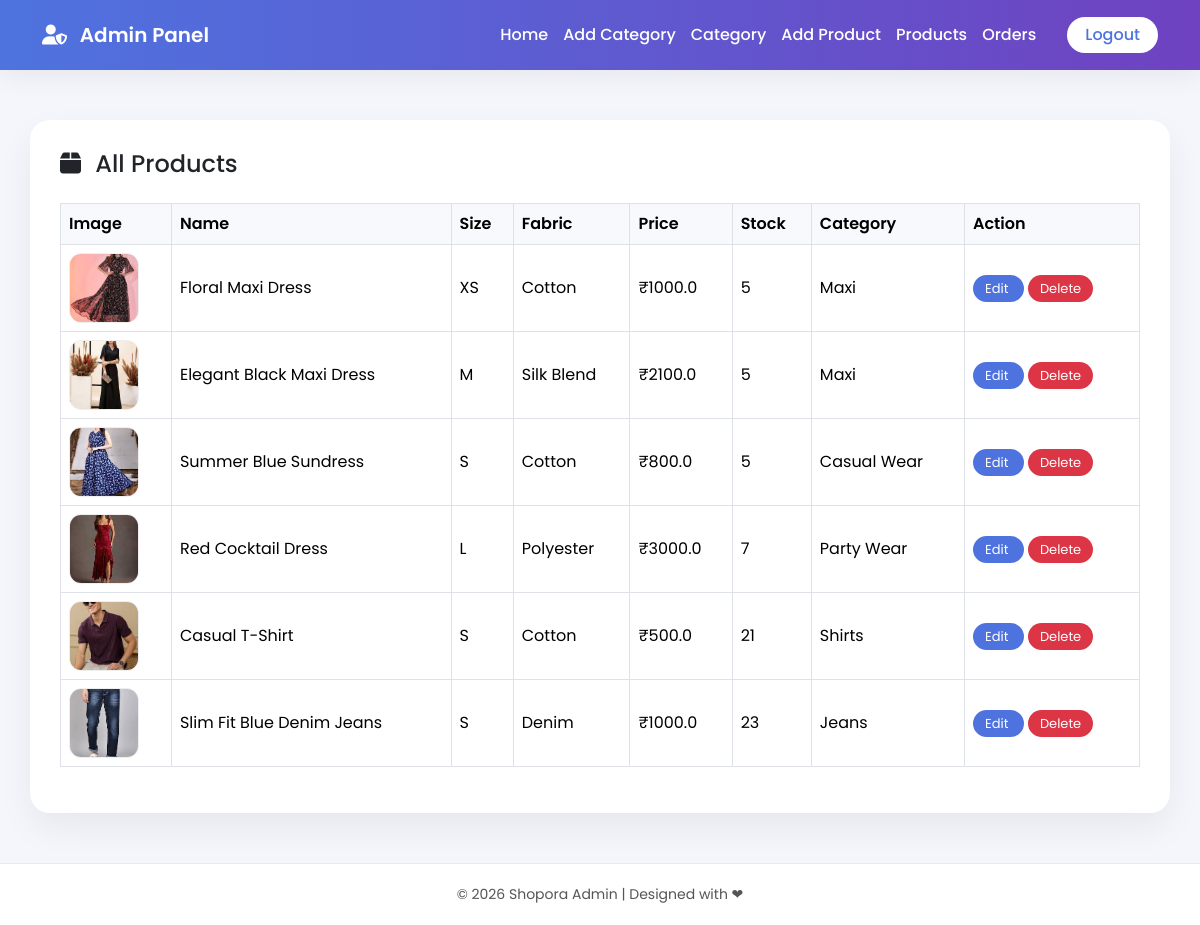
Page /viewproduct on the earlier database version.
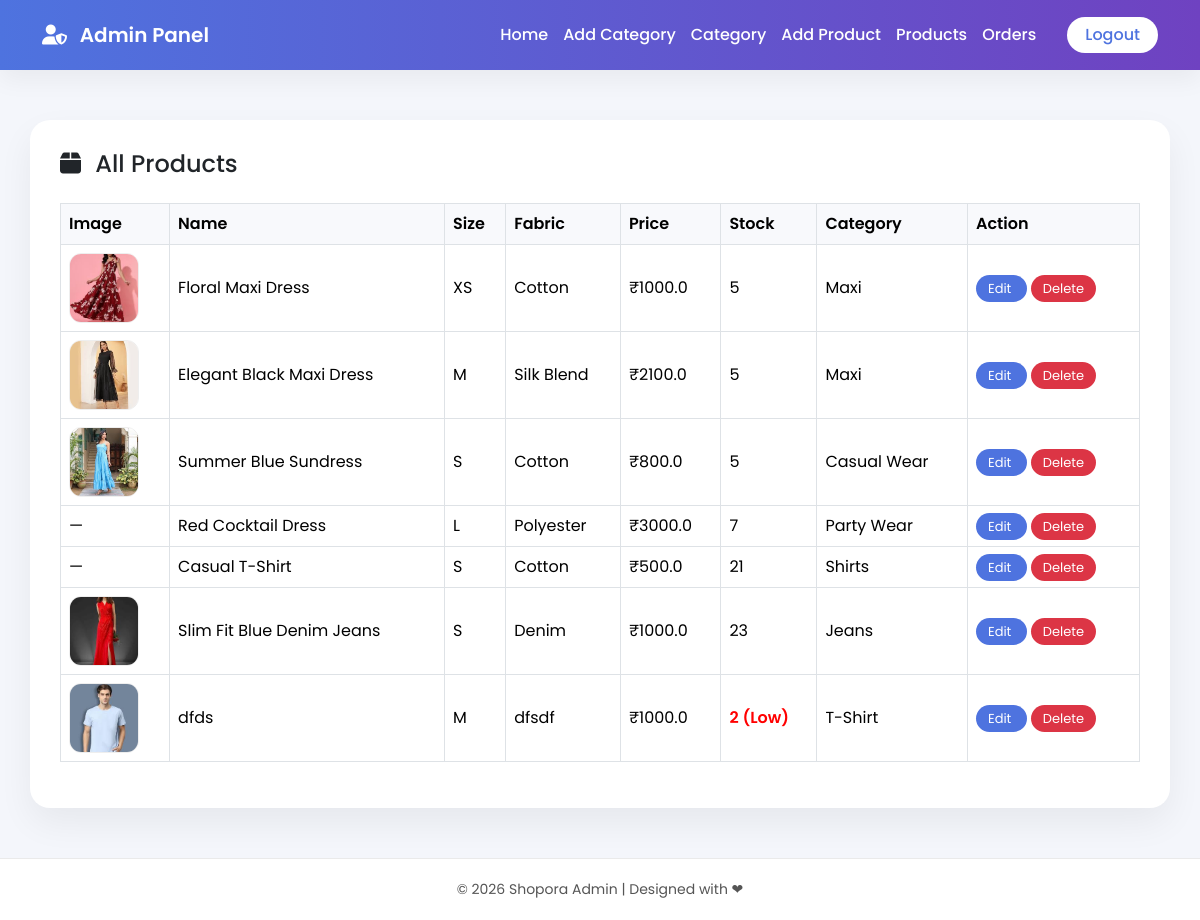
Same page on the later database version.
### siteadmin/models.py (models this page shows, shortened)
class Product(models.Model):
    name = models.CharField(max_length=100)
    size = models.CharField(max_length=100,null=True,blank=True)
    fabric = models.CharField(max_length=100)
    description = models.TextField()
    base_price = models.FloatField()
    stock_quantity = models.PositiveIntegerField()
    categoryid = models.ForeignKey(category, on_delete=models.CASCADE)
    image = models.ImageField(upload_to='products', validators=[validate_jpg],null=True, blank=True)

class category(models.Model):
    cname=models.CharField(max_length=100)
    def __str__(self):
        return self.cname

### siteadmin/views.py (the view)
# urls.py: path('viewproduct',views.viewproduct,name='viewproduct'),
def viewproduct(request):
      n=Product.objects.all()
      p={'n':n}
      return render(request,'admin/productshow.html',p)

### template/admin/productshow.html (shortened to what this page needs)
{% extends 'admin/base.html' %}
{% block content %}
<div class="product-card">
    <h4 class="mb-4">
        <i class="fa-solid fa-box me-2"></i>
        All Products
    </h4>
    <div class="table-responsive">
        <table class="table table-bordered align-middle">
            <thead>
                <tr>
                    <th>Image</th>
                    <th>Name</th>
                    <th>Size</th>
                    <th>Fabric</th>
                    <th>Price</th>
                    <th>Stock</th>
                    <th>Category</th>
                    <th>Action</th>
                </tr>
            </thead>
            <tbody>
                {% for i in n %}
                <tr>
                    <td>
                        {% if i.image %}
                            <img src="{{ i.image.url }}" class="product-img">
                        {% else %}
                            —
                        {% endif %}
                    </td>
                    <td>{{ i.name }}</td>
                    <td>{{ i.size }}</td>
                    <td>{{ i.fabric }}</td>
                    <td>₹{{ i.base_price }}</td>
                    <td>
                        {% if i.stock_quantity < 5 %}
                            <span class="stock-low">
                                {{ i.stock_quantity }} (Low)
                            </span>
                        {% else %}
                            {{ i.stock_quantity }}
                        {% endif %}
                    </td>
                    <td>{{ i.categoryid }}</td>
                    <td>
                        <a href="{% url 'productedit' i.id %}"
                           class="btn-edit me-1">
                            Edit
                        </a>
                        <a href="{% url 'deleteproduct' i.id %}"
                           class="btn-delete"
                           onclick="return confirm('Delete this product?')">
                            Delete
                        </a>
                    </td>
                </tr>
                {% empty %}
                <tr>
                    <td colspan="8" class="text-center">
                        No Products Found
                    </td>
                </tr>
                {% endfor %}
            </tbody>
        </table>
    </div>
</div>
{% endblock %}

### template/admin/base.html (shortened to what this page needs)
<!DOCTYPE html>
<html lang="en">
<head>
    <link href="https://cdn.jsdelivr.net/npm/bootstrap@5.3.2/dist/css/bootstrap.min.css" rel="stylesheet">
    <link rel="stylesheet"
    href="https://cdnjs.cloudflare.com/ajax/libs/font-awesome/6.4.2/css/all.min.css">
</head>
<body>
<nav class="navbar navbar-expand-lg admin-navbar">
    <div class="container">
        <a class="navbar-brand" href="#">
            <i class="fa-solid fa-user-shield me-2"></i>
            Admin Panel
        </a>
        <div class="ms-auto d-flex align-items-center">
            <a href="{% url 'adminhome' %}" class="nav-link">
                Home
            </a>
            <a href="{% url 'add_category' %}" class="nav-link">
                Add Category
            </a>
            <a href="{% url 'view_category' %}" class="nav-link">
                Category
            </a>
            <a href="{% url 'productadd' %}" class="nav-link">
                Add Product
            </a>
            <a href="{% url 'viewproduct' %}" class="nav-link">
                Products
            </a>
            <a href="{% url 'admin_orders' %}" class="nav-link">
                Orders
            </a>
            <a href="{% url 'logoutuser' %}" class="btn btn-logout ms-3">
                Logout
            </a>
        </div>
    </div>
</nav>
<div class="container main-content">
    {% block content %}
    {% endblock %}
</div>
<footer>
    © 2026 Shopora Admin | Designed with ❤
</footer>
</body>
</html>

### template/admin/base.html (style rules this page uses)
body { font-family: 'Poppins', sans-serif; background: #f4f6fb; }
.admin-navbar { background: linear-gradient(90deg, #4e73df, #6f42c1); padding: 15px 0; box-shadow: 0 10px 25px rgba(0,0,0,0.05); }
.admin-navbar .navbar-brand { font-weight: 600; font-size: 20px; color: #fff !important; }
.admin-navbar .nav-link { color: #ffffff !important; font-weight: 500; margin-right: 15px; transition: 0.3s; }
.btn-logout { background: white; color: #4e73df; border-radius: 30px; padding: 6px 18px; font-weight: 500; border: none; }
.main-content { min-height: 80vh; padding: 50px 0; }
footer { background: #ffffff; border-top: 1px solid #eaeaea; padding: 20px 0; text-align: center; color: #555; font-size: 14px; }

### template/admin/productshow.html (style rules this page uses)
.product-card { background: #ffffff; padding: 30px; border-radius: 20px; box-shadow: 0 15px 35px rgba(0,0,0,0.06); }
.table th { background: #f8f9fc; font-weight: 600; }
.product-img { width: 70px; height: 70px; object-fit: cover; border-radius: 12px; border: 1px solid #eee; }
.btn-edit { background: #4e73df; color: white; border-radius: 20px; padding: 4px 12px; font-size: 13px; border: none; text-decoration: none; }
.btn-delete { background: #dc3545; color: white; border-radius: 20px; padding: 4px 12px; font-size: 13px; border: none; text-decoration: none; }
.stock-low { color: red; font-weight: 600; }

Differences in the rows shown:
changed Product "Floral Maxi Dress": image: a different picture
changed Product "Elegant Black Maxi Dress": image: a different picture
changed Product "Summer Blue Sundress": image: a different picture
changed Product "Red Cocktail Dress": image: picture removed; now shows "—"
changed Product "Casual T-Shirt": image: picture removed; now shows "—"
changed Product "Slim Fit Blue Denim Jeans": image: a different picture
added Product: image (picture), name "dfds", size "M", fabric "dfsdf", base_price "1000.0", stock_quantity "2", categoryid "T-Shirt"
